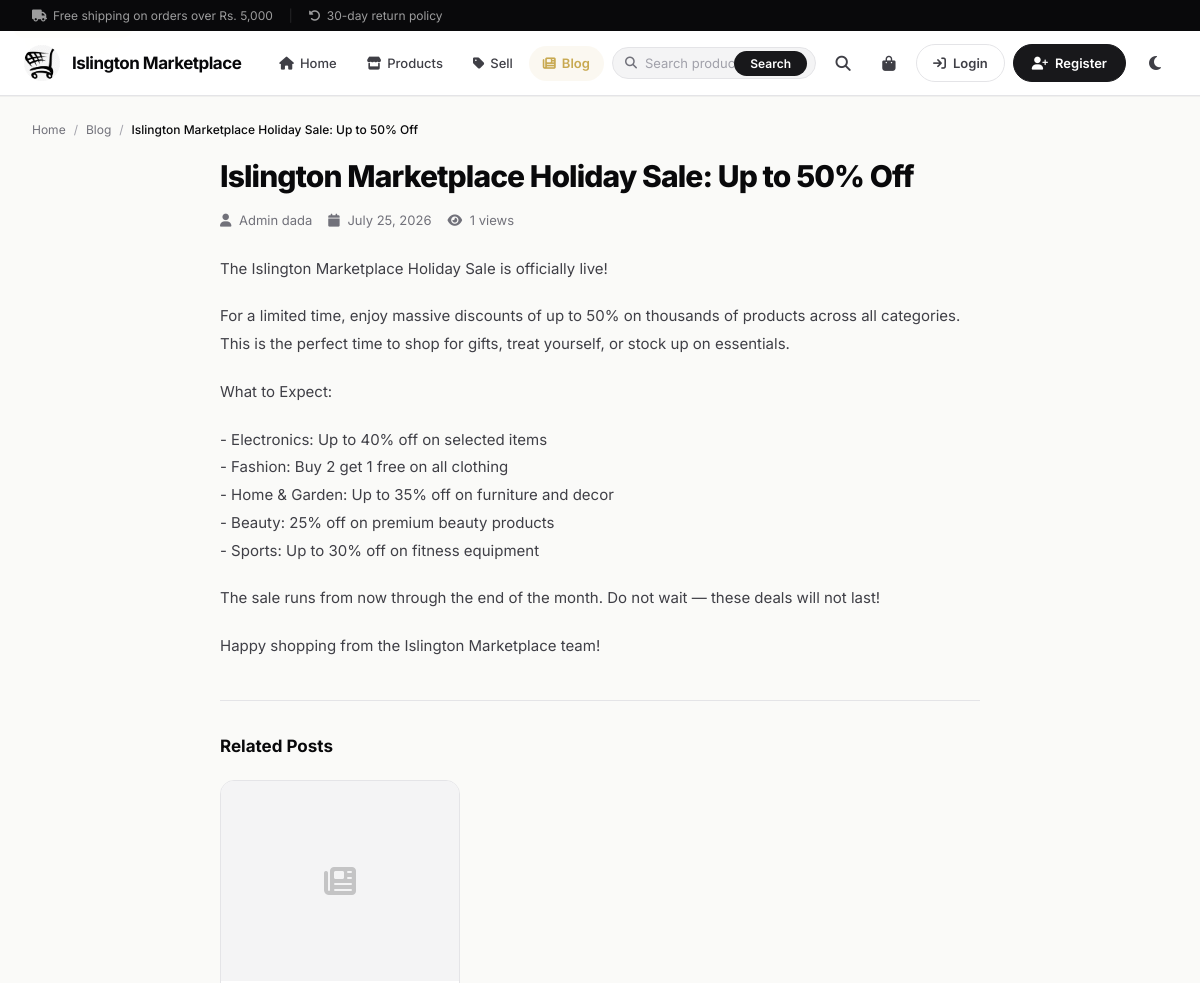
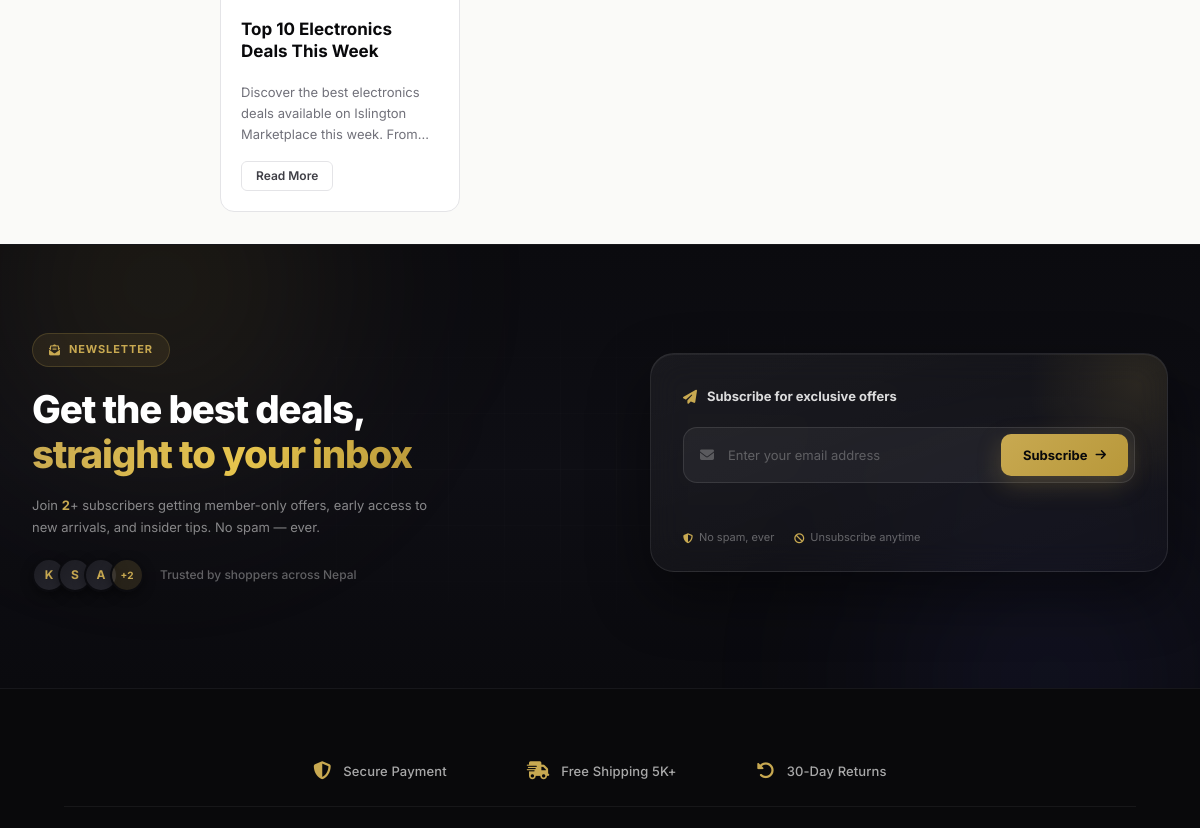
Before: /blog/islington-marketplace-holiday-sale-up-to-50-off/ (upper part) with the older database file (2 pictures, top to bottom).
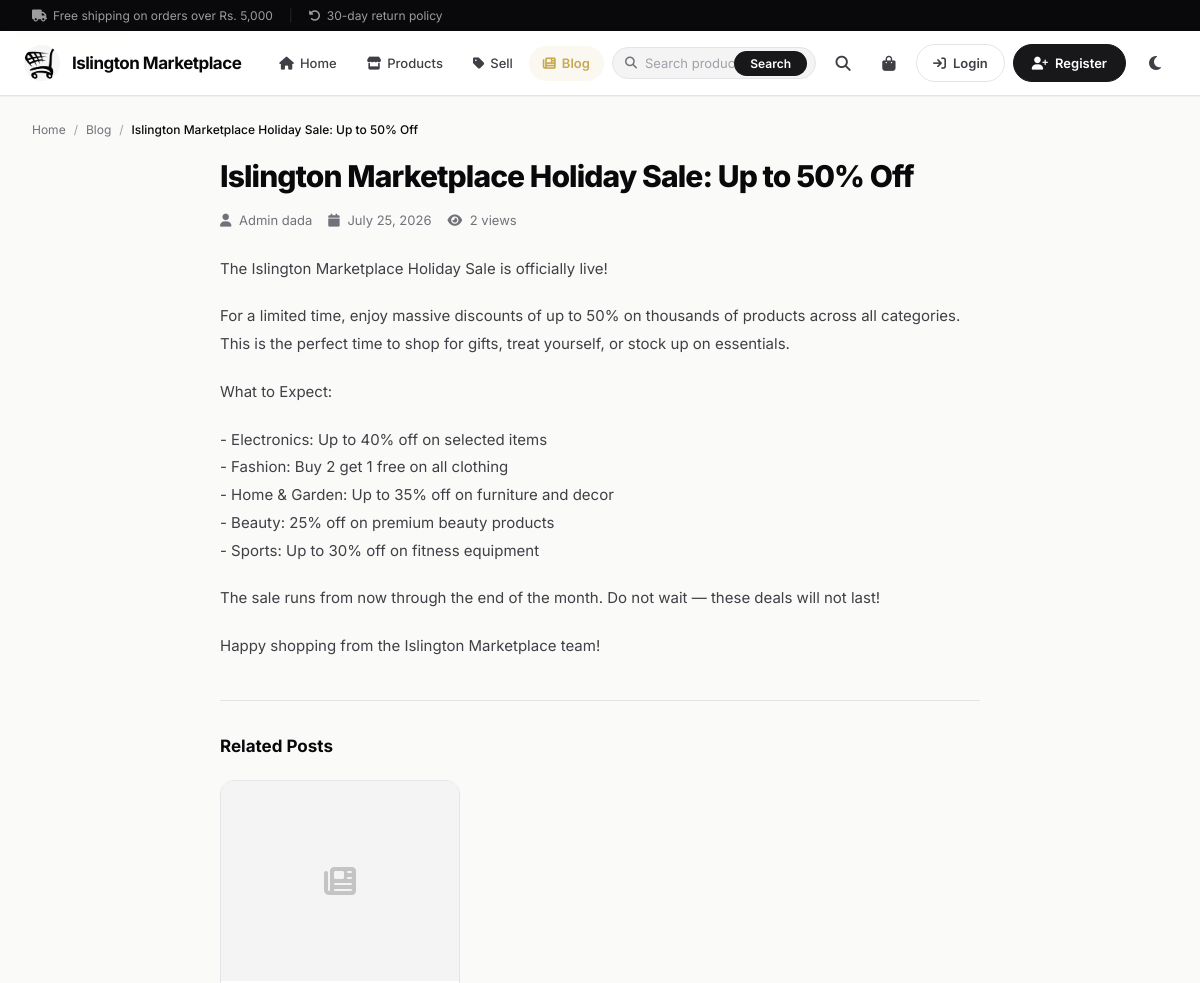
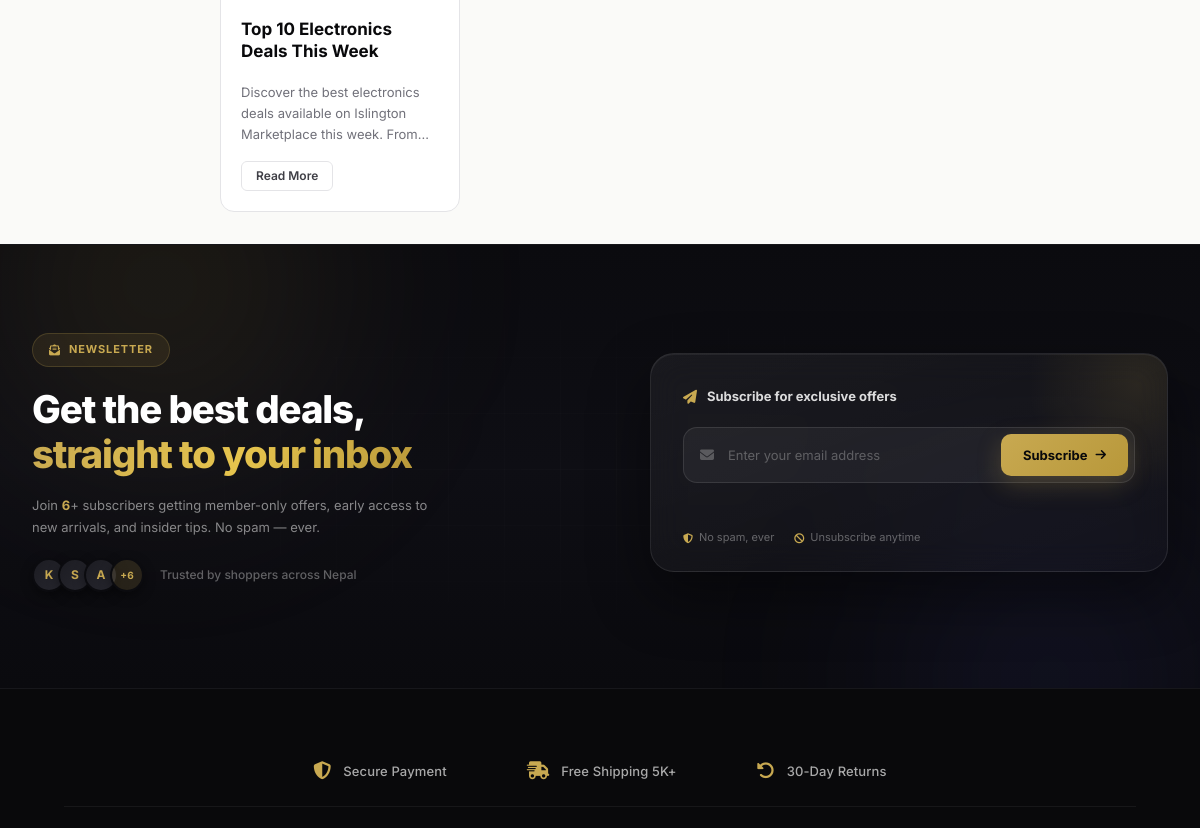
After: the same page with the newer database file (2 pictures, top to bottom).
### blog/models.py (models this page shows, shortened)
class BlogPost(models.Model):
    title = models.CharField(max_length=200)
    slug = models.SlugField(unique=True, blank=True)
    author = models.ForeignKey(User, on_delete=models.CASCADE, related_name='blog_posts')
    excerpt = models.TextField(max_length=300, help_text='Short summary shown on blog listing')
    content = models.TextField()
    featured_image = models.URLField(blank=True, help_text='URL of the blog post image')
    category = models.CharField(max_length=50, blank=True, choices=[
        ('', 'Uncategorized'),
        ('news', 'News'),
        ('tips', 'Tips & Guides'),
        ('deals', 'Deals & Offers'),
        ('lifestyle', 'Lifestyle'),
    ])
    is_published = models.BooleanField(default=True)
    views_count = models.PositiveIntegerField(default=0)
    created_at = models.DateTimeField(auto_now_add=True)
    updated_at = models.DateTimeField(auto_now=True)
    class Meta:
        ordering = ['-created_at']

### blog/views.py (the view)
# urls.py: path('<slug:slug>/', views.blog_detail, name='blog_detail'),
def blog_detail(request, slug):
    post = get_object_or_404(BlogPost, slug=slug, is_published=True)
    BlogPost.objects.filter(id=post.id).update(views_count=F('views_count') + 1)
    related = BlogPost.objects.filter(is_published=True, category=post.category).exclude(id=post.id)[:3]
    return render(request, 'blog/blog_detail.html', {'post': post, 'related': related})

### marketplace/context_processors.py (called while the page is built, shortened)
def cart_context(request):
    context = {
        'cart_item_count': 0,
        'wishlist_count': 0,
    }
    if request.user.is_authenticated:
        try:
            cart = Cart.objects.get(user=request.user)
            context['cart_item_count'] = cart.total_items
            context['cart_total'] = cart.total_price
        except Cart.DoesNotExist:
            pass
        try:
            wishlist = Wishlist.objects.get(user=request.user)
            context['wishlist_count'] = wishlist.products.count()
        except Wishlist.DoesNotExist:
            pass
    else:
        session_key = request.session.session_key
    return context

def notifications_context(request):
    from django.contrib.messages import get_messages
    messages = []
    storage = get_messages(request)
    for message in storage:
        messages.append({
            'tags': message.tags,
            'message': str(message),
        })
    return {'toast_messages': messages}

### pages/context_processors.py (called while the page is built)
def nav_pages(request):
    nav_pages = Page.objects.filter(is_published=True).order_by('title')
    return {'nav_pages': nav_pages}

### templates/blog/blog_detail.html (shortened to what this page needs)
{% extends 'master/base.html' %}
{% block content %}
<nav class="breadcrumb-nav">
    <ol>
        <li><a href="{% url 'home' %}">Home</a></li>
        <li><a href="{% url 'blog' %}">Blog</a></li>
        <li>{{ post.title }}</li>
    </ol>
</nav>
<article class="blog-detail fade-in">
    <header class="blog-detail-header">
        {% if post.category %}
        <span class="blog-card-category" style="margin-bottom: var(--sp-3); display: inline-flex;">{{ post.get_category_display }}</span>
        {% endif %}
        <h1>{{ post.title }}</h1>
        <div class="blog-detail-meta">
            <span><i class="fas fa-user"></i> {{ post.author.get_full_name|default:post.author.username }}</span>
            <span><i class="fas fa-calendar"></i> {{ post.created_at|date:"F d, Y" }}</span>
            <span><i class="fas fa-eye"></i> {{ post.views_count }} views</span>
        </div>
    </header>
    <div class="blog-detail-content">
        {{ post.content|linebreaks }}
    </div>
    {% if related %}
    <section class="related-posts">
        <h3>Related Posts</h3>
        <div class="blog-grid">
            {% for rp in related %}
            <article class="blog-card">
                <div class="blog-card-image">
                    {% if rp.featured_image %}
                        <img src="{{ rp.featured_image }}" alt="{{ rp.title }}" loading="lazy">
                    {% else %}
                        <div class="blog-card-placeholder">
                            <i class="fas fa-newspaper" style="font-size: 2rem; opacity: 0.2;"></i>
                        </div>
                    {% endif %}
                </div>
                <div class="blog-card-body">
                    <h3 class="blog-card-title"><a href="{% url 'blog_detail' rp.slug %}">{{ rp.title }}</a></h3>
                    <p class="blog-card-excerpt">{{ rp.excerpt }}</p>
                    <a href="{% url 'blog_detail' rp.slug %}" class="btn btn-sm btn-outline">Read More</a>
                </div>
            </article>
            {% endfor %}
        </div>
    </section>
    {% endif %}
</article>
{% endblock %}

Changed rows visible on the page:
changed BlogPost "Islington Marketplace Holiday Sale: Up to 50% Off": views_count "1" → "2"
Other visible differences:
{{ subscriber_count }}: "2" → "6"
